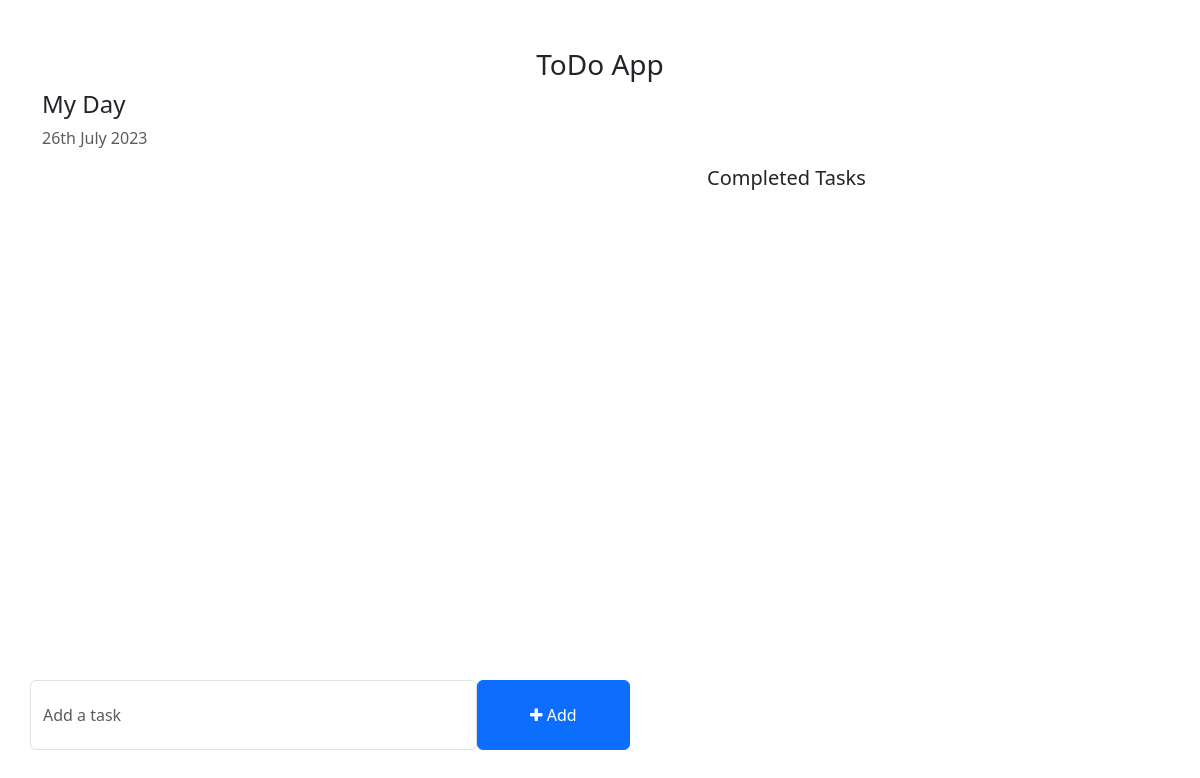
/, run on an earlier commit of the app's database.
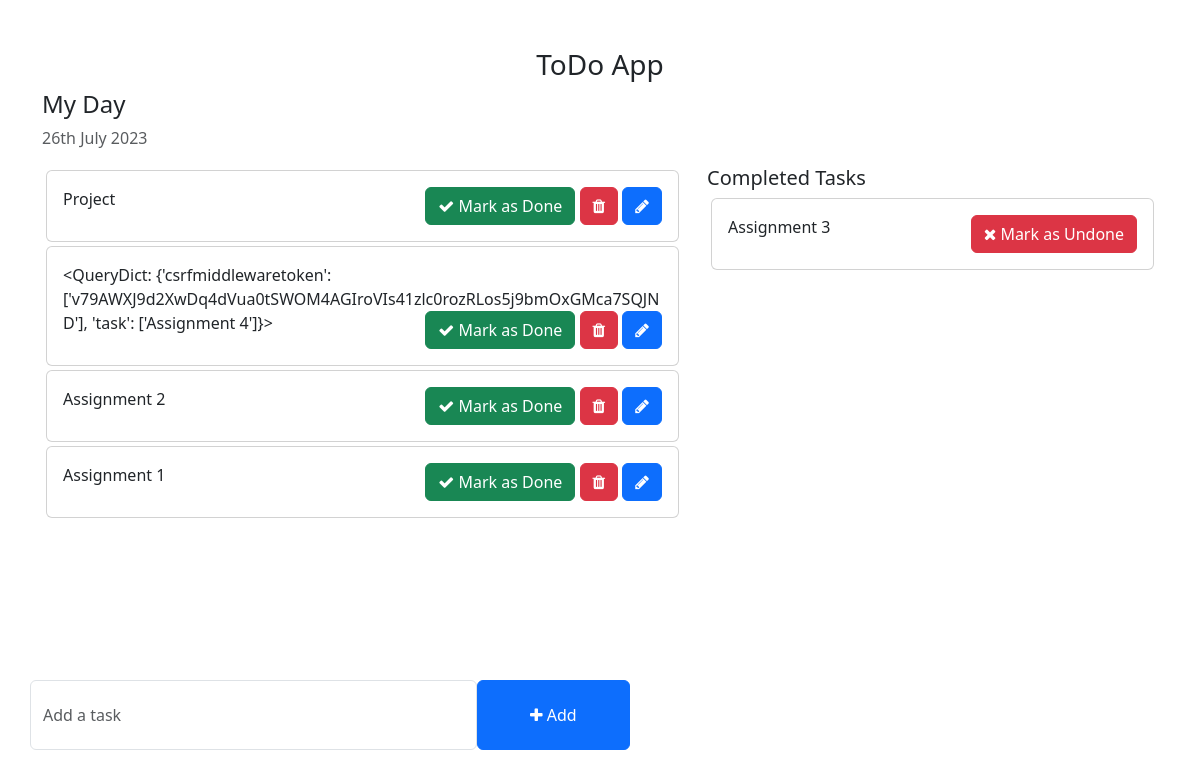
And on a later commit of the database.
### todo/models.py (models this page shows, shortened)
class Task(models.Model):
    task = models.CharField(max_length=250)
    is_completed = models.BooleanField(default=False)
    created_at = models.DateTimeField(auto_now_add=True)
    updated_at = models.DateTimeField(auto_now=True)

### todo_main/views.py (the view)
# urls.py: 2. Add a URL to urlpatterns:  path('', views.home, name='home')
def home(request):
    tasks = Task.objects.filter(is_completed=False).order_by('-updated_at')
    completed_tasks = Task.objects.filter(is_completed = True)
    context = {
        'tasks':tasks,
        'completed_tasks' : completed_tasks,
    }
    return render(request, 'home.html', context)

### templates/home.html (shortened to what this page needs)
<!DOCTYPE html>
<html lang="en">
<head>
    <link href="https://cdn.jsdelivr.net/npm/bootstrap@5.3.0-alpha1/dist/css/bootstrap.min.css" rel="stylesheet">
    <link rel="stylesheet" href="https://cdnjs.cloudflare.com/ajax/libs/font-awesome/4.7.0/css/font-awesome.min.css">
</head>
<body>
    <div class="container">
        <h3 class="pt-5 text-center">ToDo App</h3>
        <div class="row">
            <h4>My Day</h4>
            <p class="text-muted">{% now "jS F Y" %}</p>
            <div class="col-md-7 col-lg-7" style="height: 450px; overflow: scroll;">
                {% for task in tasks %}
                <div class="card m-1">
                    <div class="card-body">
                        {{ task.task }}
                        <span style="position: relative; float: right;">
                            <a href="{% url 'mark_as_done' task.pk %}" class="btn btn-success"><i class="fa fa-check"></i> Mark as Done</a>
                            <a href="{% url 'delete' task.pk %}" class="btn btn-danger"><i class="fa fa-trash"></i></a>
                            <a href="{% url 'edit' task.pk %}" class="btn btn-primary"><i class="fa fa-pencil"></i></a>
                        </span>
                    </div>
                </div>
                {% endfor %}
            </div>
            <div class="col-md-5 col-lg-5">
                <h5>Completed Tasks</h5>
                {% for task in completed_tasks%}
                <div class="card m-1">
                    <div class="card-body">
                        {{ task.task }}
                        <span style="position: relative; float: right; ">
                            <a href="{% url 'mark_as_undone' task.pk %}" class="btn btn-danger"><i class="fa fa-close"></i> Mark as Undone</a>
                        </span>
                    </div>
                </div>
                {% endfor %}
            </div>
        </div>
        <div class="row">
            <div class="col-md-6 col-lg-6 p-0" style="position: absolute; bottom: 50px;">
                <form action="{% url 'addTask' %}" method="POST">
                    <div class="form-group">
                        <span style="display: flex;">
                            <input type="text" name="task" class="form-control" placeholder="Add a task">
                            <button type="submit" class="btn btn-primary" style="width: 200px;"><i class="fa fa-plus"></i> Add</button>
                        </span>
                    </div>
                </form>
            </div>
        </div>
    </div>
</body>
</html>

What changed in the data, as far as the page shows it:
added Task: task "Project", shown under "My Day"
added Task: task "<QueryDict: {'csrfmiddlewaretoken': ['v79AWXJ9d2XwDq4dVua0tSWOM4AGIroVIs41zlc0rozRLos5j9bmOxGMca7SQJND'], 'task': ['Assignment 4']}>", shown under "My Day"
added Task: task "Assignment 2", shown under "My Day"
added Task: task "Assignment 1", shown under "My Day"
added Task: task "Assignment 3", shown under "Completed Tasks"
